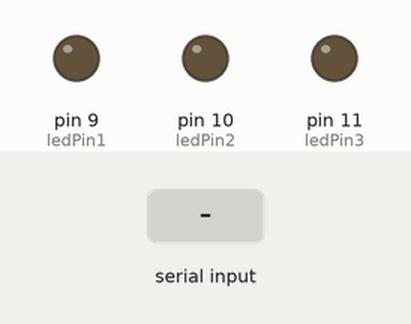
This sketch was run on a simulated Arduino Uno, built with avr-gcc and run on an emulated ATmega328P. Shown: output pins drawn as LEDs (lit = HIGH). The test bench sets the inputs (shaded band).

Above: at 1.2 s.
1.3 s: "a90\n" received over Serial
At 1.6 s:
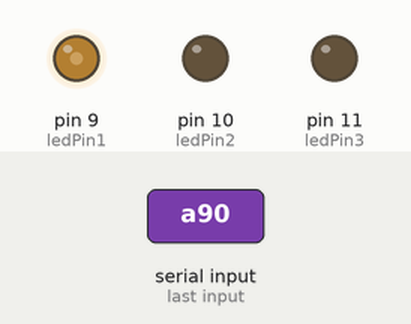
2.8 s: "b90\n" received over Serial
At 4.0 s:
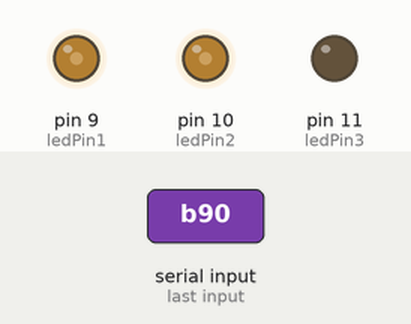
4.3 s: "a,45\n" received over Serial
At 5.1 s:
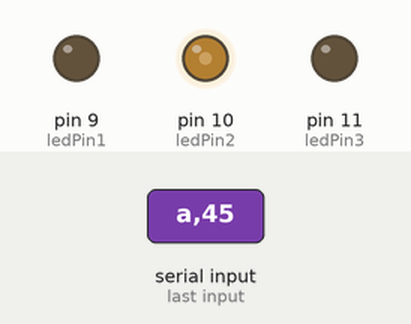
5.8 s: "c90\n" received over Serial
At 6.2 s:
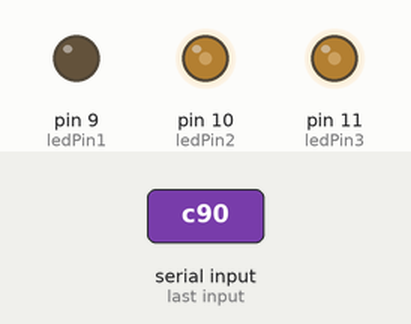
7.3 s: "b,45\n" received over Serial
At 8.5 s:
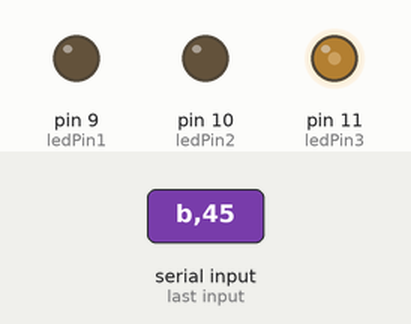
8.8 s: "a90\n" received over Serial
At 9.7 s:
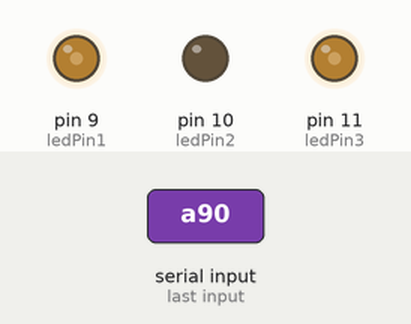
Timing chart, 0 to 11.3 s (numbered marks = the images above; inputs shaded):
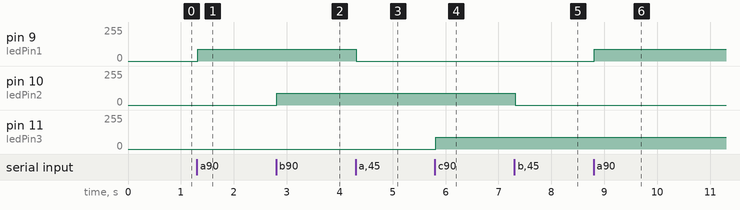

The sketch:

CCSP2.ino
```cpp
#define MAXDATA 50
#define TIMEOUT 10


int num1 = 0;
int num2 = 0;
int num3 = 0;
int ledPin1 = 9;
int ledPin2 = 10;
int ledPin3 = 11;
String number;

void setup() {
  // put your setup code here, to run once:
  pinMode(ledPin1, OUTPUT);
  pinMode(ledPin2, OUTPUT);
  pinMode(ledPin3, OUTPUT);
  Serial.begin(9600);


}
long timeoutOver;
char data[MAXDATA];

void loop() {
  // put your main code here, to run repeatedly:

  String received = receivedString();


  if (received.charAt(0) == 'a')
  {
    number = received.substring(1);
    num1 = number.toInt();
    analogWrite(ledPin1, num1);
  }

  if (received.charAt(0) == 'b')
  {
    number = received.substring(1);
    num2 = number.toInt();
    analogWrite(ledPin2, num2);
  }
  if (received.charAt(0) == 'c')
  {
    number = received.substring(1);
    num3 = number.toInt();
    analogWrite(ledPin3, num3);

  }

  //delay(10);


}

String receivedString()
{
  boolean somethingReceived = false;
  int pos = 0;
  if (Serial.available())
  {
    somethingReceived = true;
    do
    {
      while (Serial.available())
      {
        data[min(pos, MAXDATA - 1)] = Serial.read();
        timeoutOver = millis() + TIMEOUT;
        pos++;
      }
    }
    while (millis() < timeoutOver);
    data[pos] = '\0';
  }

  String collected(data);

  return collected;
}
```

Measured:
- after the input at 1.3 s, pin 9 (ledPin1): 0/255 → 90/255 at once
- after the input at 2.8 s, pin 10 (ledPin2): 0/255 → 90/255 at once
- after the input at 4.3 s, pin 9 (ledPin1): 90/255 → 0/255 at once
- after the input at 5.8 s, pin 11 (ledPin3): 0/255 → 90/255 at once
- after the input at 7.3 s, pin 10 (ledPin2): 90/255 → 0/255 at once
- after the input at 8.8 s, pin 9 (ledPin1): 0/255 → 90/255 at once
